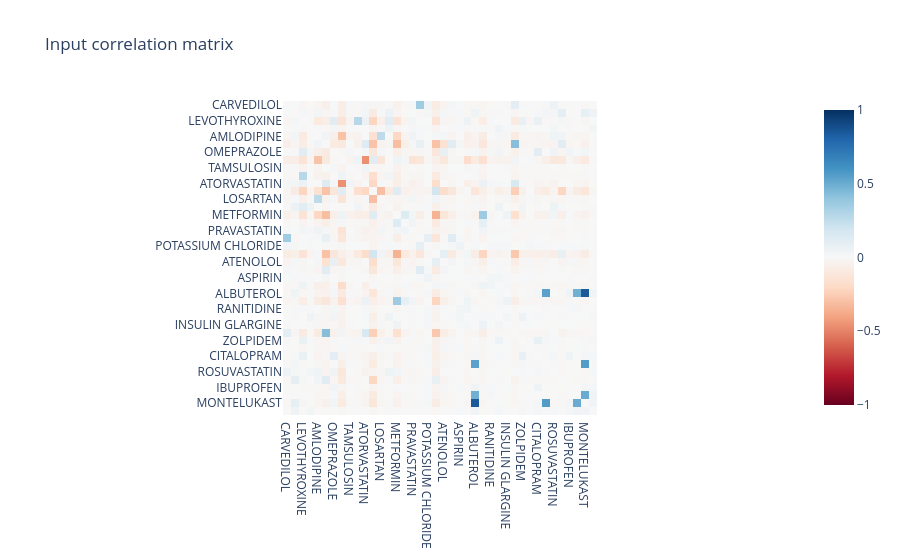
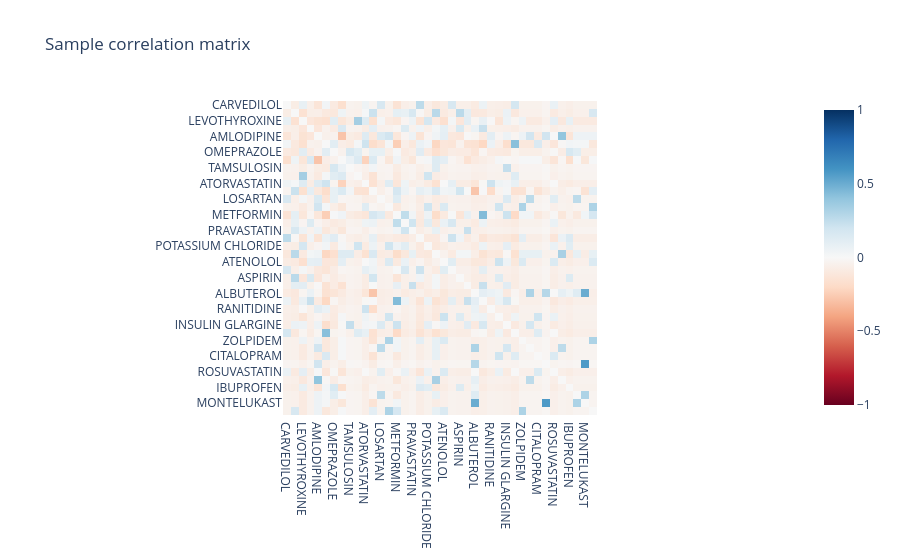
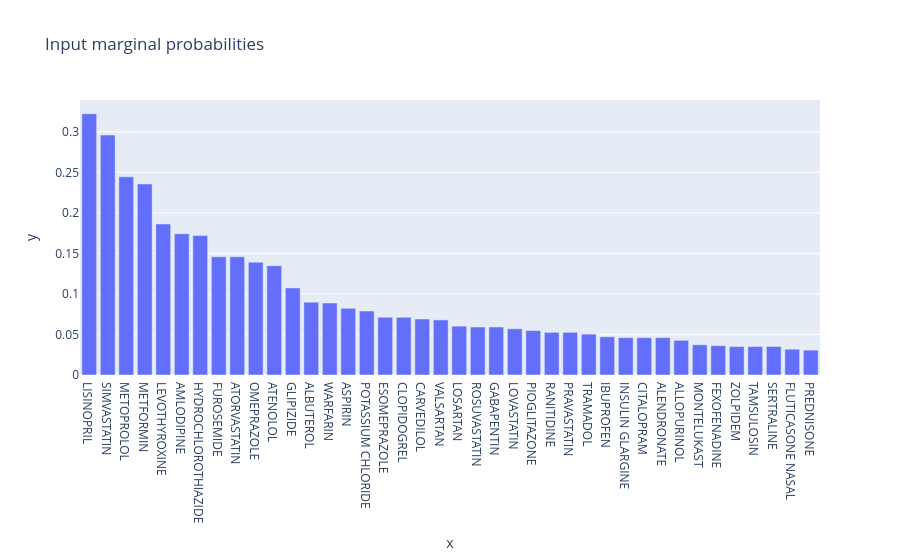
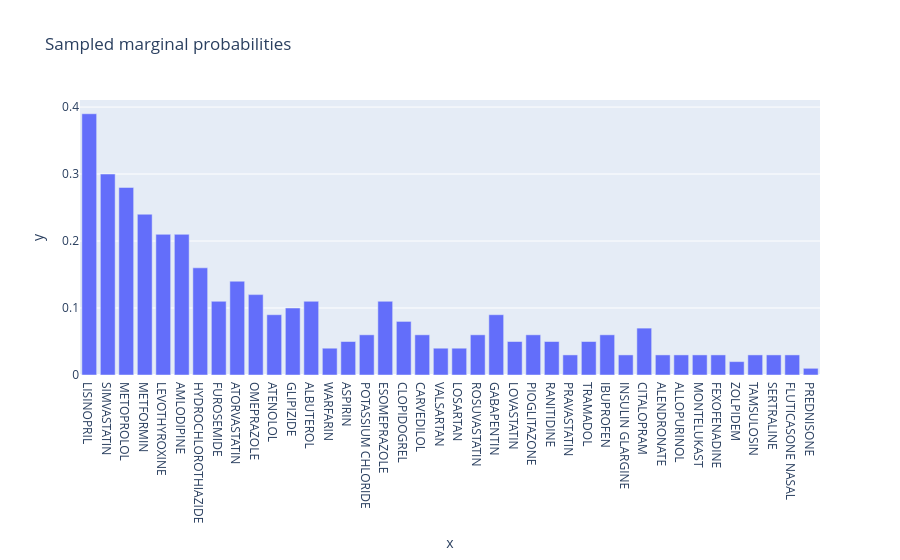

Source (notebook cell) for these figures, in order:
### Code cell
feature_probs = np.loadtxt('feat_probs_smoother.csv', delimiter=',')

nsamples = 100
sample_2, _ = generate_multivariate_binary(40, nsamples, feature_probs, correlation_matrix, (3, 7))
visualize(sample_2)

### Figure 1 — Plotly figure (JSON) as saved in the notebook; plotly's stock layout.template omitted (floating-point values rounded to 4 significant figures; data arrays with more than 128 entries replaced by an {"elided": "..."} marker saying what was removed)
{"data": [{"coloraxis": "coloraxis", "hovertemplate": "x: %{x}<br>y: %{y}<br>color: %{z}<extra></extra>", "name": "0", "type": "heatmap", "x": ["CARVEDILOL", "ESOMEPRAZOLE", "LEVOTHYROXINE", "TRAMADOL", "AMLODIPINE", "METOPROLOL", "OMEPRAZOLE", "SIMVASTATIN", "TAMSULOSIN", "ALENDRONATE", "ATORVASTATIN", "LISINOPRIL", "LOSARTAN", "SERTRALINE", "METFORMIN", "PIOGLITAZONE", "PRAVASTATIN", "FUROSEMIDE", "POTASSIUM CHLORIDE", "HYDROCHLOROTHIAZIDE", "ATENOLOL", "WARFARIN", "ASPIRIN", "LOVASTATIN", "ALBUTEROL", "GLIPIZIDE", "RANITIDINE", "GABAPENTIN", "INSULIN GLARGINE", "CLOPIDOGREL", "ZOLPIDEM", "ALLOPURINOL", "CITALOPRAM", "PREDNISONE", "ROSUVASTATIN", "VALSARTAN", "IBUPROFEN", "FEXOFENADINE", "MONTELUKAST", "FLUTICASONE NASAL"], "xaxis": "x", "y": ["CARVEDILOL", "ESOMEPRAZOLE", "LEVOTHYROXINE", "TRAMADOL", "AMLODIPINE", "METOPROLOL", "OMEPRAZOLE", "SIMVASTATIN", "TAMSULOSIN", "ALENDRONATE", "ATORVASTATIN", "LISINOPRIL", "LOSARTAN", "SERTRALINE", "METFORMIN", "PIOGLITAZONE", "PRAVASTATIN", "FUROSEMIDE", "POTASSIUM CHLORIDE", "HYDROCHLOROTHIAZIDE", "ATENOLOL", "WARFARIN", "ASPIRIN", "LOVASTATIN", "ALBUTEROL", "GLIPIZIDE", "RANITIDINE", "GABAPENTIN", "INSULIN GLARGINE", "CLOPIDOGREL", "ZOLPIDEM", "ALLOPURINOL", "CITALOPRAM", "PREDNISONE", "ROSUVASTATIN", "VALSARTAN", "IBUPROFEN", "FEXOFENADINE", "MONTELUKAST", "FLUTICASONE NASAL"], "yaxis": "y", "z": {"elided": "40x40 float values"}}], "layout": {"coloraxis": {"cmax": 1, "cmin": -1, "colorscale": [[0, "rgb(103,0,31)"], [0.1, "rgb(178,24,43)"], [0.2, "rgb(214,96,77)"], [0.3, "rgb(244,165,130)"], [0.4, "rgb(253,219,199)"], [0.5, "rgb(247,247,247)"], [0.6, "rgb(209,229,240)"], [0.7, "rgb(146,197,222)"], [0.8, "rgb(67,147,195)"], [0.9, "rgb(33,102,172)"], [1, "rgb(5,48,97)"]]}, "title": {"text": "Input correlation matrix"}, "xaxis": {"anchor": "y", "constrain": "domain", "domain": [0, 1], "scaleanchor": "y"}, "yaxis": {"anchor": "x", "autorange": "reversed", "constrain": "domain", "domain": [0, 1]}}}

### Figure 2 — Plotly figure (JSON) as saved in the notebook; plotly's stock layout.template omitted (floating-point values rounded to 4 significant figures; data arrays with more than 128 entries replaced by an {"elided": "..."} marker saying what was removed)
{"data": [{"coloraxis": "coloraxis", "hovertemplate": "x: %{x}<br>y: %{y}<br>color: %{z}<extra></extra>", "name": "0", "type": "heatmap", "x": ["CARVEDILOL", "ESOMEPRAZOLE", "LEVOTHYROXINE", "TRAMADOL", "AMLODIPINE", "METOPROLOL", "OMEPRAZOLE", "SIMVASTATIN", "TAMSULOSIN", "ALENDRONATE", "ATORVASTATIN", "LISINOPRIL", "LOSARTAN", "SERTRALINE", "METFORMIN", "PIOGLITAZONE", "PRAVASTATIN", "FUROSEMIDE", "POTASSIUM CHLORIDE", "HYDROCHLOROTHIAZIDE", "ATENOLOL", "WARFARIN", "ASPIRIN", "LOVASTATIN", "ALBUTEROL", "GLIPIZIDE", "RANITIDINE", "GABAPENTIN", "INSULIN GLARGINE", "CLOPIDOGREL", "ZOLPIDEM", "ALLOPURINOL", "CITALOPRAM", "PREDNISONE", "ROSUVASTATIN", "VALSARTAN", "IBUPROFEN", "FEXOFENADINE", "MONTELUKAST", "FLUTICASONE NASAL"], "xaxis": "x", "y": ["CARVEDILOL", "ESOMEPRAZOLE", "LEVOTHYROXINE", "TRAMADOL", "AMLODIPINE", "METOPROLOL", "OMEPRAZOLE", "SIMVASTATIN", "TAMSULOSIN", "ALENDRONATE", "ATORVASTATIN", "LISINOPRIL", "LOSARTAN", "SERTRALINE", "METFORMIN", "PIOGLITAZONE", "PRAVASTATIN", "FUROSEMIDE", "POTASSIUM CHLORIDE", "HYDROCHLOROTHIAZIDE", "ATENOLOL", "WARFARIN", "ASPIRIN", "LOVASTATIN", "ALBUTEROL", "GLIPIZIDE", "RANITIDINE", "GABAPENTIN", "INSULIN GLARGINE", "CLOPIDOGREL", "ZOLPIDEM", "ALLOPURINOL", "CITALOPRAM", "PREDNISONE", "ROSUVASTATIN", "VALSARTAN", "IBUPROFEN", "FEXOFENADINE", "MONTELUKAST", "FLUTICASONE NASAL"], "yaxis": "y", "z": {"elided": "40x40 float values"}}], "layout": {"coloraxis": {"cmax": 1, "cmin": -1, "colorscale": [[0, "rgb(103,0,31)"], [0.1, "rgb(178,24,43)"], [0.2, "rgb(214,96,77)"], [0.3, "rgb(244,165,130)"], [0.4, "rgb(253,219,199)"], [0.5, "rgb(247,247,247)"], [0.6, "rgb(209,229,240)"], [0.7, "rgb(146,197,222)"], [0.8, "rgb(67,147,195)"], [0.9, "rgb(33,102,172)"], [1, "rgb(5,48,97)"]]}, "title": {"text": "Sample correlation matrix"}, "xaxis": {"anchor": "y", "constrain": "domain", "domain": [0, 1], "scaleanchor": "y"}, "yaxis": {"anchor": "x", "autorange": "reversed", "constrain": "domain", "domain": [0, 1]}}}

### Figure 3 — Plotly figure (JSON) as saved in the notebook; plotly's stock layout.template omitted (floating-point values rounded to 4 significant figures)
{"data": [{"hovertemplate": "x=%{x}<br>y=%{y}<extra></extra>", "legendgroup": "", "marker": {"color": "#636efa", "pattern": {"shape": ""}}, "name": "", "orientation": "v", "showlegend": false, "textposition": "auto", "type": "bar", "x": ["LISINOPRIL", "SIMVASTATIN", "METOPROLOL", "METFORMIN", "LEVOTHYROXINE", "AMLODIPINE", "HYDROCHLOROTHIAZIDE", "FUROSEMIDE", "ATORVASTATIN", "OMEPRAZOLE", "ATENOLOL", "GLIPIZIDE", "ALBUTEROL", "WARFARIN", "ASPIRIN", "POTASSIUM CHLORIDE", "ESOMEPRAZOLE", "CLOPIDOGREL", "CARVEDILOL", "VALSARTAN", "LOSARTAN", "ROSUVASTATIN", "GABAPENTIN", "LOVASTATIN", "PIOGLITAZONE", "RANITIDINE", "PRAVASTATIN", "TRAMADOL", "IBUPROFEN", "INSULIN GLARGINE", "CITALOPRAM", "ALENDRONATE", "ALLOPURINOL", "MONTELUKAST", "FEXOFENADINE", "ZOLPIDEM", "TAMSULOSIN", "SERTRALINE", "FLUTICASONE NASAL", "PREDNISONE"], "xaxis": "x", "y": [0.3224, 0.2961, 0.2445, 0.2357, 0.1864, 0.1743, 0.1721, 0.1458, 0.1458, 0.1393, 0.1349, 0.1075, 0.08991, 0.08882, 0.08224, 0.07895, 0.07127, 0.07127, 0.06908, 0.06798, 0.06031, 0.05921, 0.05921, 0.05702, 0.05482, 0.05263, 0.05263, 0.05044, 0.04715, 0.04605, 0.04605, 0.04605, 0.04276, 0.03728, 0.03618, 0.03509, 0.03509, 0.03509, 0.0318, 0.0307], "yaxis": "y"}], "layout": {"barmode": "relative", "legend": {"tracegroupgap": 0}, "title": {"text": "Input marginal probabilities"}, "xaxis": {"anchor": "y", "domain": [0, 1], "title": {"text": "x"}}, "yaxis": {"anchor": "x", "domain": [0, 1], "title": {"text": "y"}}}}

### Figure 4 — Plotly figure (JSON) as saved in the notebook; plotly's stock layout.template omitted (floating-point values rounded to 4 significant figures)
{"data": [{"hovertemplate": "x=%{x}<br>y=%{y}<extra></extra>", "legendgroup": "", "marker": {"color": "#636efa", "pattern": {"shape": ""}}, "name": "", "orientation": "v", "showlegend": false, "textposition": "auto", "type": "bar", "x": ["LISINOPRIL", "SIMVASTATIN", "METOPROLOL", "METFORMIN", "LEVOTHYROXINE", "AMLODIPINE", "HYDROCHLOROTHIAZIDE", "FUROSEMIDE", "ATORVASTATIN", "OMEPRAZOLE", "ATENOLOL", "GLIPIZIDE", "ALBUTEROL", "WARFARIN", "ASPIRIN", "POTASSIUM CHLORIDE", "ESOMEPRAZOLE", "CLOPIDOGREL", "CARVEDILOL", "VALSARTAN", "LOSARTAN", "ROSUVASTATIN", "GABAPENTIN", "LOVASTATIN", "PIOGLITAZONE", "RANITIDINE", "PRAVASTATIN", "TRAMADOL", "IBUPROFEN", "INSULIN GLARGINE", "CITALOPRAM", "ALENDRONATE", "ALLOPURINOL", "MONTELUKAST", "FEXOFENADINE", "ZOLPIDEM", "TAMSULOSIN", "SERTRALINE", "FLUTICASONE NASAL", "PREDNISONE"], "xaxis": "x", "y": [0.39, 0.3, 0.28, 0.24, 0.21, 0.21, 0.16, 0.11, 0.14, 0.12, 0.09, 0.1, 0.11, 0.04, 0.05, 0.06, 0.11, 0.08, 0.06, 0.04, 0.04, 0.06, 0.09, 0.05, 0.06, 0.05, 0.03, 0.05, 0.06, 0.03, 0.07, 0.03, 0.03, 0.03, 0.03, 0.02, 0.03, 0.03, 0.03, 0.01], "yaxis": "y"}], "layout": {"barmode": "relative", "legend": {"tracegroupgap": 0}, "title": {"text": "Sampled marginal probabilities"}, "xaxis": {"anchor": "y", "categoryarray": ["LISINOPRIL", "SIMVASTATIN", "METOPROLOL", "METFORMIN", "LEVOTHYROXINE", "AMLODIPINE", "HYDROCHLOROTHIAZIDE", "FUROSEMIDE", "ATORVASTATIN", "OMEPRAZOLE", "ATENOLOL", "GLIPIZIDE", "ALBUTEROL", "WARFARIN", "ASPIRIN", "POTASSIUM CHLORIDE", "ESOMEPRAZOLE", "CLOPIDOGREL", "CARVEDILOL", "VALSARTAN", "LOSARTAN", "ROSUVASTATIN", "GABAPENTIN", "LOVASTATIN", "PIOGLITAZONE", "RANITIDINE", "PRAVASTATIN", "TRAMADOL", "IBUPROFEN", "INSULIN GLARGINE", "CITALOPRAM", "ALENDRONATE", "ALLOPURINOL", "MONTELUKAST", "FEXOFENADINE", "ZOLPIDEM", "TAMSULOSIN", "SERTRALINE", "FLUTICASONE NASAL", "PREDNISONE"], "categoryorder": "array", "domain": [0, 1], "title": {"text": "x"}}, "yaxis": {"anchor": "x", "domain": [0, 1], "title": {"text": "y"}}}}
